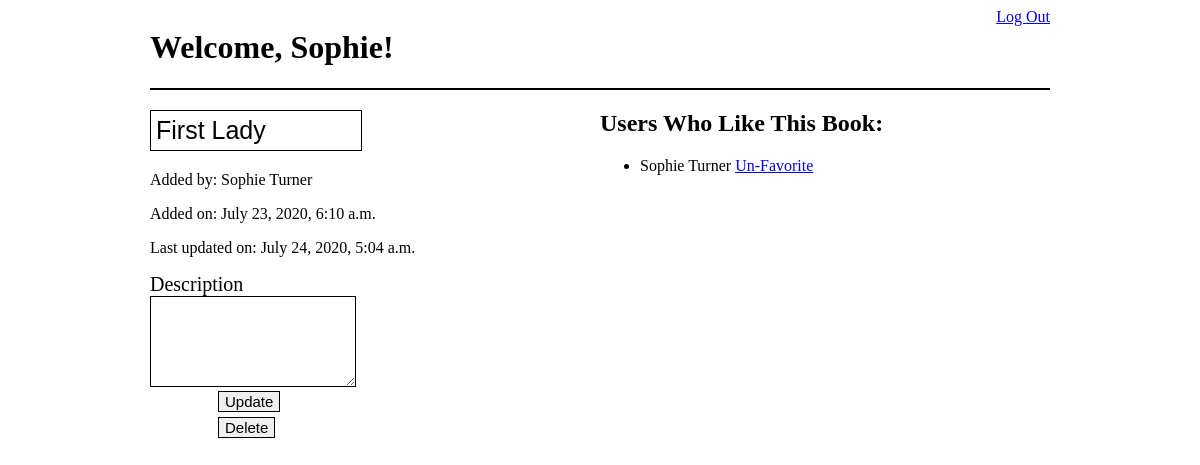
The page /books/4 (signed in) on the database its author committed.
### log_reg_app/models.py (models this page shows)
class User(models.Model):
    first_name = models.CharField(max_length=100)
    last_name = models.CharField(max_length=100)
    email = models.EmailField(max_length=100)
    password = models.CharField(max_length=100)
    created_at = models.DateTimeField(auto_now_add=True)
    updated_at = models.DateTimeField(auto_now=True)
    objects = UserManager()

### fav_books_app/models.py (models this page shows)
class Book(models.Model):
    title = models.CharField(max_length=100)
    description = models.TextField(max_length=450)
    created_at = models.DateTimeField(auto_now_add=True)
    updated_at = models.DateTimeField(auto_now=True)
    uploaded_by = models.ForeignKey(User, related_name="books_uploaded", on_delete=models.CASCADE)
    users_who_like = models.ManyToManyField(User, related_name="liked_books")
    objects=BookManager()

### fav_books_app/views.py (the view)
# urls.py: path('<int:book_id>', views.show),
def show(request, book_id):
    book = Book.objects.get(id=book_id)
    user = User.objects.get(id=request.session['user_id'])
    users_who_like = book.users_who_like.all()
    context = {
        'user': user,
        "book": book,
        "users_who_like": users_who_like
    }
    if user == book.uploaded_by:
        return render(request, 'edit.html', context)
    return render(request, 'show.html', context)

### fav_books_app/templates/edit.html (shortened to what this page needs)
<!DOCTYPE html>
<html lang="en">
<head>
    {% load static %}
    <link rel="stylesheet" href="{% static 'css/design.css' %}">
</head>
<body>
    <div id="wrapper">
        <header>
            <h1>Welcome, {{ user.first_name }}!</h1>
            <a href="/logout">Log Out</a>
        </header>
        <div id="content">
            <div class="edit">
                <form action="/books/{{ book.id }}/update" method="POST">
                    <h2><input id="update" type="text" name="title" value="{{ book.title }}"></h2>
                    <p>Added by: {{ book.uploaded_by.first_name }} {{ book.uploaded_by.last_name }}</p>
                    <p>Added on: {{ book.created_at }}</p>
                    <p>Last updated on: {{ book.updated_at }}</p>
                    <label for="description">Description</label></br>
                    <textarea name="description" id="" cols="10" rows="5"></textarea></br>
                    <input class="change" type="submit" value="Update">
                </form>
                <form action="/books/{{ book.id }}/delete" method="POST">
                    <input class ="change" type="submit" value="Delete">
                </form>
            </div>
            <div class="edit">
                <h2>Users Who Like This Book:</h2>
                <ul>
                    {% for liker in users_who_like %}
                        <li>{{ liker.first_name }} {{ liker.last_name }}
                            {% if user == liker %}
                            <a href="/books/unfavorite/{{ book.id }}">Un-Favorite</a>
                            {% endif %}
                        </li>
                    {% endfor %}
                    </ul>
            </div>
        </div>
    </div>
</body>
</html>

### fav_books_app/static/css/design.css (style rules this page uses)
#wrapper { width: 900px; margin: 0px auto; }
header { display: flex; justify-content: space-between; border-bottom: 2px solid black; }
.fav_books, .edit { flex-basis: 50%; }
#books, #content { display: flex; flex-direction: row; justify-content: center; }
#title, textarea { width: 200px; border: 1px solid black; font-size: 15px; }
label { font-size: 20px; padding-bottom: 10px; }
#update { font-size: 25px; width: 200px; padding: 5px; border: 1px solid black; }
.change { font-size: 15px; border: 1px solid black; margin-bottom: 5px; margin-left: 68px; }

### rows shown on the page
User: first_name "Sophie", last_name "Turner"
Book: title "First Lady", uploaded_by.first_name "Sophie", uploaded_by.last_name "Turner", created_at "July 23, 2020, 6:10 a.m.", updated_at "July 24, 2020, 5:04 a.m."
